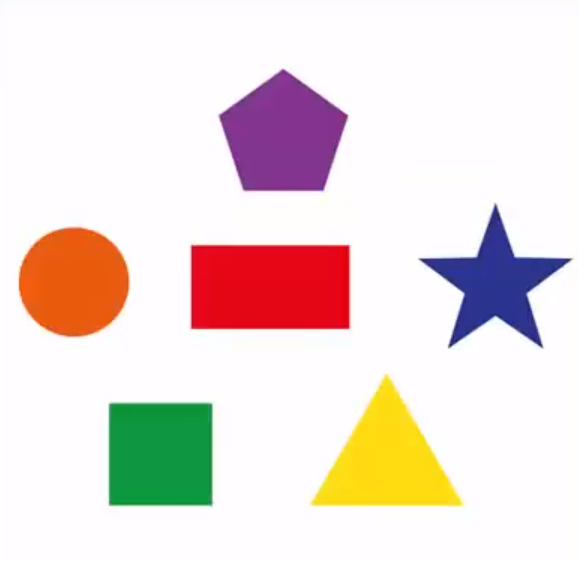
#> input picture OpenCV/OpenCVTests/thicc.png, 579 x 561 px
$ python 'thicccc shapes.py'
#> lines starting #> are read from the running program, lines starting #| are printed output that depends on the picture; after the words box and inside, x2 and y2 are one past the last pixel; in counts of white or black regions, pixels touching at a corner belong together
import cv2

img = cv2.imread("thicc.png")
#> img is the input picture: shape (561, 579, 3); mean B, G, R 218, 222.2, 235.9
imgGrey = cv2.cvtColor(img, cv2.COLOR_BGR2GRAY)
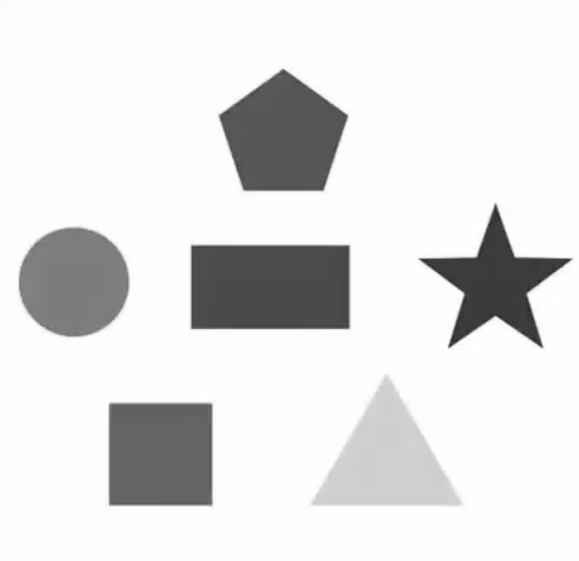
#> imgGrey: shape (561, 579); min 36, max 255, mean 225.9
_, thrash = cv2.threshold(imgGrey, 240, 255, cv2.THRESH_BINARY)
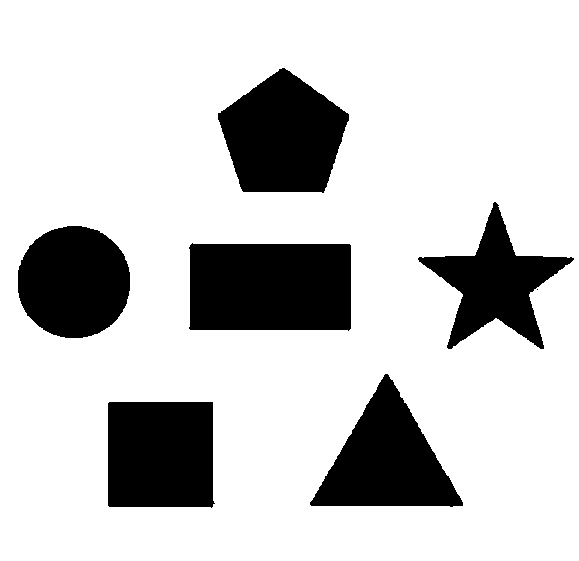
#> thrash: shape (561, 579); 79.9% white; 7 black regions (1 under 20 px)
contours, _ = cv2.findContours(thrash, cv2.RETR_TREE, cv2.CHAIN_APPROX_NONE)
#> contours = 8 contours, 1 with area under 20; largest, box (x1, y1, x2, y2) and area: (0, 0, 579, 561) 323680, (188, 242, 352, 332) 14094, (217, 67, 350, 194) 11645, (107, 401, 216, 509) 11236, (309, 373, 464, 508) 10702, (17, 225, 131, 339) 10160, (417, 201, 575, 350) 8848

for contour in contours:
    approx = cv2.approxPolyDP(contour, 0.01*cv2.arcLength(contour, True),True)
    cv2.drawContours(img, [approx], 0, (0,0,0), 5)
    x = approx.ravel()[0]
    y = approx.ravel()[1]
    if len(approx) == 3:
        cv2.putText(img, "trekant", (x, y), cv2.FONT_HERSHEY_COMPLEX, 0.5, (0,0,0))
    elif len(approx) == 4:
        x,y,w,h = cv2.boundingRect(approx)
        aspectRatio = float(w)/h
        if aspectRatio >= 0.95 and aspectRatio <= 1.05:
            cv2.putText(img, "fyfankant", (x, y), cv2.FONT_HERSHEY_COMPLEX, 0.5, (0,0,0))
        else:
            cv2.putText(img, "4head", (x, y), cv2.FONT_HERSHEY_COMPLEX, 0.5, (0,0,0))
    elif len(approx) == 5:
        cv2.putText(img, "penta", (x, y), cv2.FONT_HERSHEY_COMPLEX, 0.5, (0,0,0))
    elif len(approx) == 10:
        cv2.putText(img, "me", (x, y), cv2.FONT_HERSHEY_COMPLEX, 0.5, (0,0,0))
    else:
        cv2.putText(img, "roundboi", (x, y), cv2.FONT_HERSHEY_COMPLEX, 0.5, (0,0,0))
#> this loop made 8 passes
#> (approx, w, h, aspectRatio) on passes 1, 2, 4, 5: ([[0, 0], [0, 560], [578, 560], [578, 0]], 579, 561, 1.03), ([[109, 401], [213, 402], [211, 508], [107, 505]], 107, 108, 0.991), ([[536, 289], [537, 288], [538, 289], [537, 290]], 3, 3, 1), ([[189, 245], [349, 243], [351, 328], [190, 330]], 163, 88, 1.85)
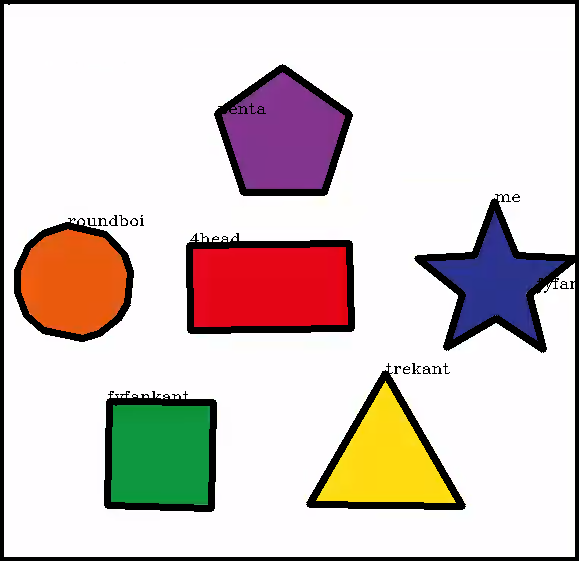
#> img: shape (561, 579, 3); 8.89% of pixels changed, all inside (x1, y1, x2, y2) = (0, 0, 579, 561)
cv2.imshow("thicc", img)
cv2.waitKey(0)
cv2.destroyAllWindows()
